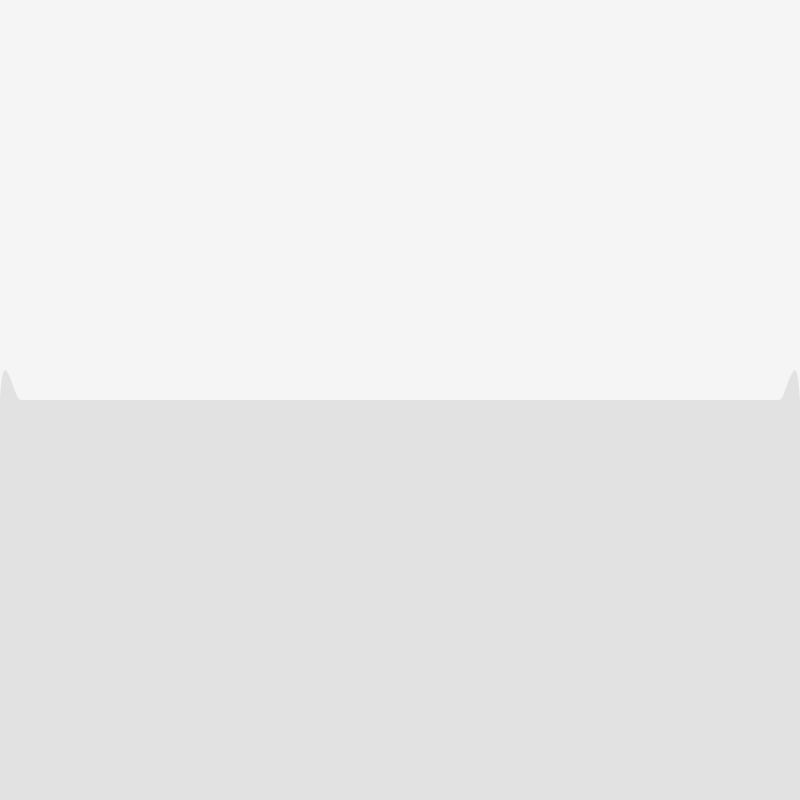
Frame 1 (no input)
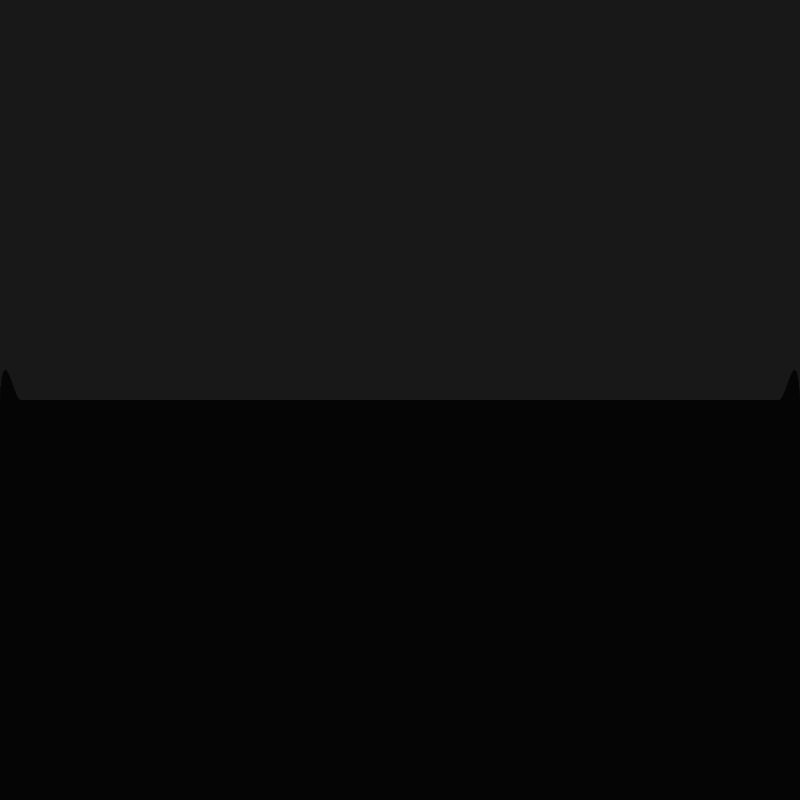
Frame 60 (no input)
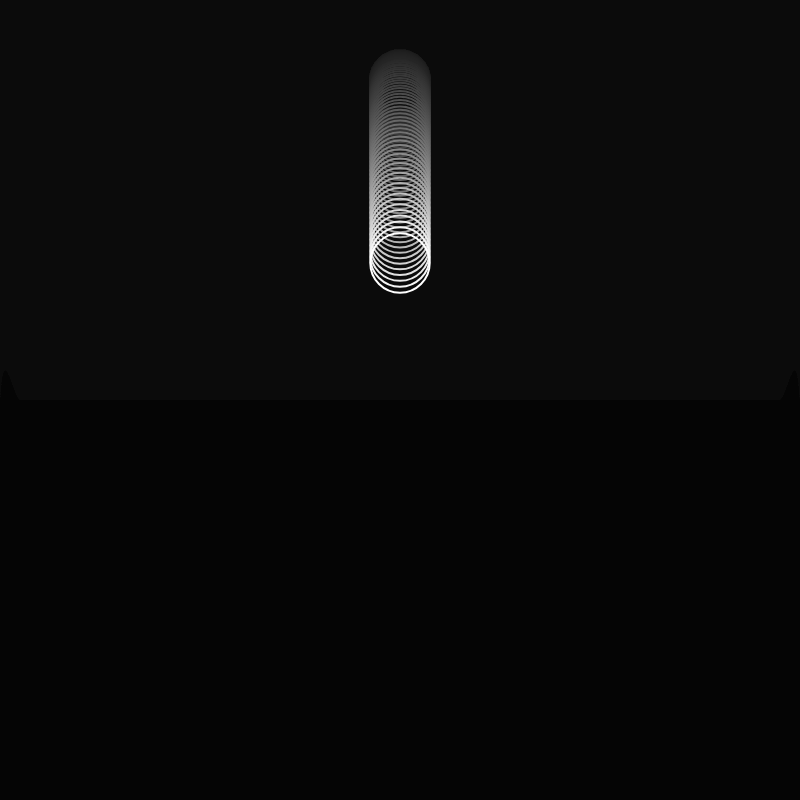
Frame 120 (the mouse pressed at the canvas centre since frame 60)

The p5.js sketch that drew these frames (run headless with seeded random() and noise() and a simulated clock; from frame 60 on, the mouse is pressed at the canvas centre):

// p5.js sketch
// ── sketch.js
// Moving bodies array
let movers = [];

// Liquid
let liquid;

function setup() {
  createCanvas(800, 800);

  liquid = new Liquid(0, height / 2, width, height / 2, 0.1);
}

function draw() {
  background(0, 10);

  // Update and draw liquid
  liquid.updateWave();
  liquid.show();

  for (let i = 0; i < movers.length; i++) {
    // Update the mover's liquid state
    movers[i].inLiquid = liquid.contains(movers[i]);
    
    // Is the Mover in the liquid?
    if (movers[i].inLiquid) {
      // Calculate drag force
      let dragForce = liquid.calculateDrag(movers[i]);
      // Apply drag force to Mover
      movers[i].applyForce(dragForce);
      
      // Add disturbance to liquid
      let impactForce = movers[i].velocity.mag() * 0.1;
      liquid.disturb(movers[i].position.x, impactForce);
    }

    // Gravity is scaled by mass here!
    let gravity = createVector(0, 0.1 * movers[i].mass);
    // Apply gravity
    movers[i].applyForce(gravity);

    // Update and display
    movers[i].update();
    movers[i].show();
    movers[i].checkEdges();
  }
}

function mousePressed() {
  // Create new mover at mouse x position, starting from top of canvas
  let mass = random(0.5, 5);
  movers.push(new Mover(mouseX, 80, mass));
}

// ── liquid.js
// The Nature of Code
// Daniel Shiffman
// http://natureofcode.com

class Liquid {
    constructor(x, y, w, h, c) {
      this.x = x;
      this.y = y;
      this.w = w;
      this.h = h;
      this.c = c;
      
      // Add wave properties
      this.wavePoints = [];
      this.waveCount = 40; // Number of points to create wave
      this.dampening = 0.9; // Wave dampening
      this.tension = 0.05; // Wave tension
      
      // Initialize wave points
      for (let i = 0; i < this.waveCount; i++) {
        this.wavePoints[i] = {
          x: this.x + (i * (this.w / (this.waveCount - 1))),
          y: this.y,
          velocity: 0
        };
      }
    }
  
    // Is the Mover in the Liquid?
    contains(mover) {
      let pos = mover.position;
      return (
        pos.x > this.x &&
        pos.x < this.x + this.w &&
        pos.y > this.y &&
        pos.y < this.y + this.h
      );
    }
  
    // Calculate drag force
    calculateDrag(mover) {
      // Magnitude is coefficient * speed squared
      let speed = mover.velocity.mag();
      let dragMagnitude = this.c * speed * speed;
  
      // Direction is inverse of velocity
      let dragForce = mover.velocity.copy();
      dragForce.mult(-1);
  
      // Scale according to magnitude
      dragForce.setMag(dragMagnitude);
      return dragForce;
    }
  
    // Add disturbance to wave when mover hits
    disturb(moverX, force) {
      for (let i = 0; i < this.waveCount; i++) {
        let distance = abs(moverX - this.wavePoints[i].x);
        if (distance < 50) { // Affect points within 50 pixels
          let influence = force * (1 - distance / 50);
          this.wavePoints[i].velocity += influence;
        }
      }
    }
    
    // Update wave physics
    updateWave() {
      for (let i = 0; i < this.waveCount; i++) {
        // Update point position based on velocity
        this.wavePoints[i].y += this.wavePoints[i].velocity;
        
        // Calculate force from neighboring points
        let force = 0;
        if (i > 0) {
          force += this.tension * (this.wavePoints[i-1].y - this.wavePoints[i].y);
        }
        if (i < this.waveCount-1) {
          force += this.tension * (this.wavePoints[i+1].y - this.wavePoints[i].y);
        }
        
        // Apply force and dampening
        this.wavePoints[i].velocity += force;
        this.wavePoints[i].velocity *= this.dampening;
        
        // Keep points near original position
        let targetY = this.y;
        this.wavePoints[i].y += (targetY - this.wavePoints[i].y) * 0.05;
      }
    }
  
    show() {
      noStroke();
      fill(0, 0, 0, 20); // This will give a semi-transparent light blue
      
      // Draw water using curved shape
      beginShape();
      // Start with left bottom corner
      vertex(this.x, height);
      
      // Draw curved top edge using wave points
      for (let i = 0; i < this.waveCount; i++) {
        curveVertex(this.wavePoints[i].x, this.wavePoints[i].y);
      }
      
      // Complete shape
      vertex(this.x + this.w, height);
      endShape(CLOSE);
    }
  }
  
// ── mover.js
// The Nature of Code
// Daniel Shiffman
// http://natureofcode.com

class Mover {
    constructor(x, y, mass) {
      this.mass = mass;
      this.radius = mass * 8;
      this.position = createVector(x, y);
      this.velocity = createVector(0, 0);
      this.acceleration = createVector(0, 0);
      this.inLiquid = false;
      this.hasBeenInLiquid = false; // Track if it has ever touched liquid
    }
    // Newton's 2nd law: F = M * A
    // or A = F / M
    applyForce(force) {
      let f = p5.Vector.div(force, this.mass);
      this.acceleration.add(f);
    }
  
    update() {
      // Velocity changes according to acceleration
      this.velocity.add(this.acceleration);
      // position changes by velocity
      this.position.add(this.velocity);
      // We must clear acceleration each frame
      this.acceleration.mult(0);
      
      // Once it touches liquid, mark it permanently
      if (this.inLiquid) {
        this.hasBeenInLiquid = true;
      }
    }
  
    show() {
      if (this.hasBeenInLiquid) {
        // After touching liquid - filled circle
        noStroke();
        fill(255, 100);
        circle(this.position.x, this.position.y, this.radius * 2);
      } else {
        // Before touching liquid - just outline
        noFill();
        stroke(255);
        strokeWeight(2);
        circle(this.position.x, this.position.y, this.radius * 2);
      }
    }
  
    // Bounce off bottom of window
    checkEdges() {
      if (this.position.y > height - this.radius) {
        this.velocity.y *= -0.2; // A little dampening when hitting the bottom
        this.position.y = height - this.radius;
      }
    }
  }
  
